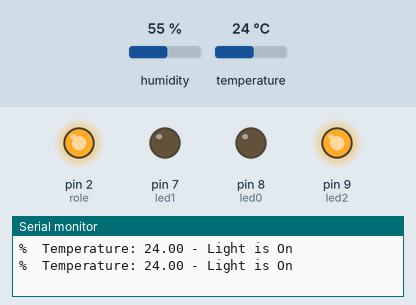
Bench run of a sketch on a simulated Arduino Uno, built with avr-gcc and run on an emulated ATmega328P. On the bench: output pins drawn as LEDs (lit = HIGH), the last lines printed to the serial monitor. The test bench sets the inputs (shaded band); at power-on: temperature 24 °C, humidity 55 %.

Above: at 10.8 s.
10.9 s: temperature set to 41 °C
At 16.3 s:
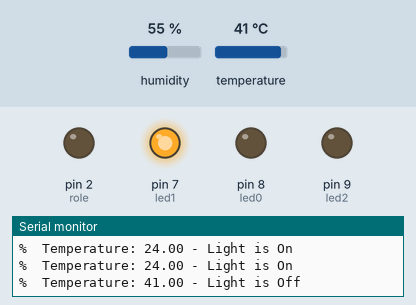
18.4 s: temperature set to 35 °C
At 21.0 s:
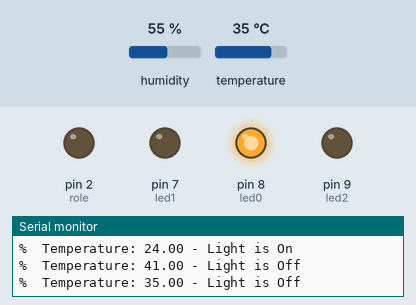
25.9 s: temperature set to 12 °C
At 31.6 s:
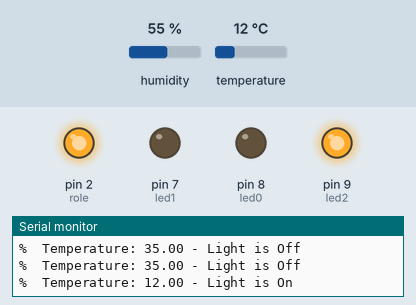
33.4 s: temperature set to 36 °C
At 36.2 s:
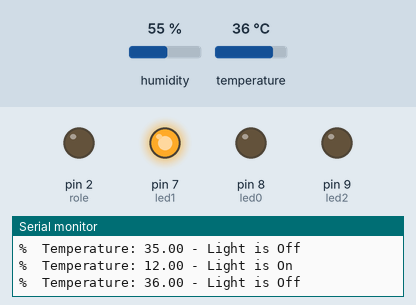
Timing chart, 0 to 37.7 s (numbered marks = the images above; inputs shaded):
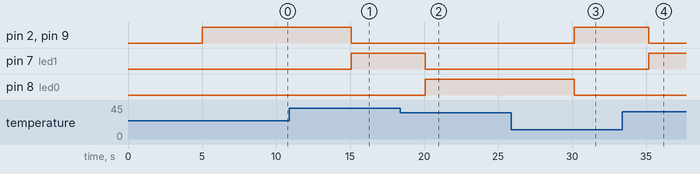

Measured:
- after the input at 10.9 s, pin 2 (role), pin 9 (led2): HIGH → LOW after 4.2 s; pin 7 (led1): LOW → HIGH after 4.2 s
- after the input at 18.4 s, pin 7 (led1): HIGH → LOW after 1.7 s; pin 8 (led0): LOW → HIGH after 1.7 s
- after the input at 25.9 s, pin 2 (role), pin 9 (led2): LOW → HIGH after 4.2 s; pin 8 (led0): HIGH → LOW after 4.2 s
- after the input at 33.4 s, pin 2 (role), pin 9 (led2): HIGH → LOW after 1.8 s; pin 7 (led1): LOW → HIGH after 1.8 s

The sketch:

tempcontrol.ino
```cpp
#include "DHT.h"

#define role 2
#define led0 8 // green
#define led1 7 // red
#define led2 9 // blue

#define DHTPIN 3
#define DHTTYPE DHT11

DHT dht(DHTPIN, DHTTYPE);

void setup() {
 Serial.begin(9600);
 dht.begin();
 pinMode(role,OUTPUT);
 pinMode(8,OUTPUT);
 pinMode(9,OUTPUT);
 pinMode(7,OUTPUT);


}

void loop() {
  delay(5000);


  float h = dht.readHumidity();
  // Read temperature as Celsius (the default)
  float t = dht.readTemperature();
  // Read temperature as Fahrenheit (isFahrenheit = true)
  float f = dht.readTemperature(true);

  if (isnan(h) || isnan(t) || isnan(f)) {
    Serial.println(F("Failed to read from DHT sensor!"));
    return;
  }

  // Compute heat index in Celsius (isFahreheit = false)
  float hic = dht.computeHeatIndex(t, h, false);

  Serial.print(F("%  Temperature: "));
  Serial.print(t);

  if(t<35.00){
      digitalWrite(led2,HIGH);
      digitalWrite(led0,LOW);
      digitalWrite(led1,LOW);

      digitalWrite(role,HIGH);
      Serial.print(" - Light is On \n");
    }
  if(t>=36.00){
      digitalWrite(led1,HIGH);
      digitalWrite(led2,LOW);
      digitalWrite(led0,LOW);

    }
  if (t>=35.00){
    digitalWrite(role,LOW);
    if(t<36.00){
      digitalWrite(led0,HIGH);
      digitalWrite(led1,LOW);
      digitalWrite(led2,LOW);
    }
    Serial.print(" - Light is Off \n");
  }

}
```
